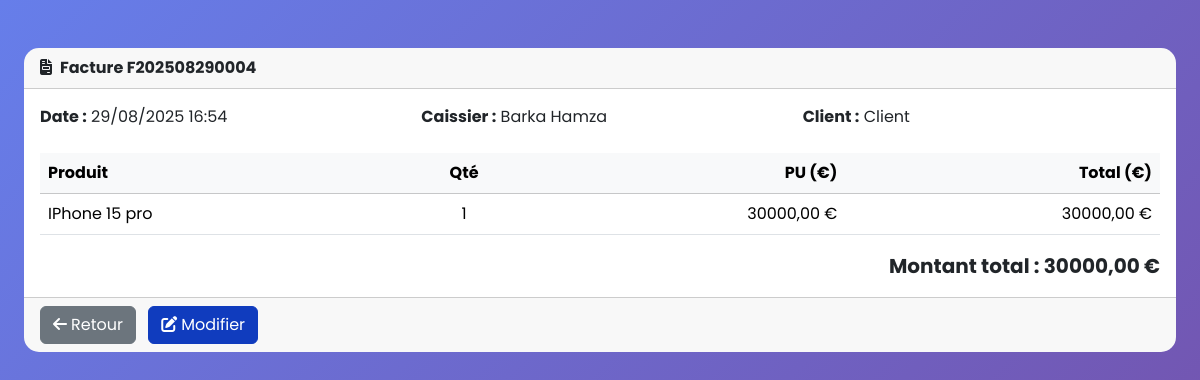
Page /accounts/sales/114/ (signed in) on the committed database.
### apps/core/models.py (models this page shows, shortened)
class Sale(models.Model):
    class Status(models.TextChoices):
        PAID = "PAID", "Payé"
        REFUNDED = "REFUNDED", "Remboursé"
        CANCELLED = "CANCELLED", "Annulé"
    invoice_number = models.CharField(max_length=20, unique=True, verbose_name="N° facture")
    date = models.DateTimeField(auto_now_add=True, verbose_name="Date de vente")
    cashier = models.ForeignKey(User, on_delete=models.PROTECT, verbose_name="Caissier")
    customer_name = models.CharField(max_length=100, verbose_name="Client")
    status = models.CharField(max_length=20, choices=Status.choices, default=Status.PAID, verbose_name="Statut")
    total_amount = models.DecimalField(max_digits=10, decimal_places=2, verbose_name="Montant total")
    class Meta:
        verbose_name = "Vente"
        verbose_name_plural = "Ventes"
        ordering = ['-date']

class SaleItem(models.Model):
    sale = models.ForeignKey(Sale, on_delete=models.CASCADE, related_name="items")
    product = models.ForeignKey(Product, on_delete=models.PROTECT, verbose_name="Produit")
    quantity = models.PositiveIntegerField(verbose_name="Quantité")
    unit_price = models.DecimalField(max_digits=10, decimal_places=2, verbose_name="Prix unitaire")
    class Meta:
        verbose_name = "Élément de vente"
        verbose_name_plural = "Éléments de vente"
    @property
    def line_total(self):
        return self.quantity * self.unit_price

class Product(models.Model):
    class Status(models.TextChoices):
        ACTIVE = "ACTIVE", "Actif"
        INACTIVE = "INACTIVE", "Inactif"
        OUT_OF_STOCK = "OUT_OF_STOCK", "Rupture de stock"
    name = models.CharField(max_length=200, verbose_name="Nom du produit")
    category = models.ForeignKey(Category, on_delete=models.CASCADE, verbose_name="Catégorie")
    price = models.DecimalField(max_digits=10, decimal_places=2, verbose_name="Prix (€)")
    stock_quantity = models.PositiveIntegerField(default=0, verbose_name="Quantité en stock")
    description = models.TextField(blank=True, verbose_name="Description")
    status = models.CharField(max_length=20, choices=Status.choices, default=Status.ACTIVE, verbose_name="Statut")
    image = models.ImageField(upload_to='products/', blank=True, null=True, verbose_name="Image produit")
    created_at = models.DateTimeField(auto_now_add=True, verbose_name="Créé le")
    updated_at = models.DateTimeField(auto_now=True, verbose_name="Modifié le")
    class Meta:
        verbose_name = "Produit"
        verbose_name_plural = "Produits"
        ordering = ['name']

### apps/accounts/models.py (models this page shows, shortened)
class User(AbstractUser):
    class Role(models.TextChoices):
        ADMIN = "ADMIN", "Administrateur"
        CASHIER = "CASHIER", "Caissier"
    role = models.CharField(
        max_length=20,
        choices=Role.choices,
        default=Role.CASHIER,
        help_text="Rôle de l'utilisateur dans le système"
    )
    phone = models.CharField(
        max_length=20,
        blank=True,
        verbose_name="Téléphone"
    )
    address = models.TextField(
        blank=True,
        verbose_name="Adresse"
    )
    hire_date = models.DateField(
        null=True,
        blank=True,
        verbose_name="Date d'embauche"
    )
    email = models.EmailField(
        unique=True,
        help_text="Adresse email unique requise pour la récupération de mot de passe"
    )
    first_name = models.CharField(max_length=150, verbose_name="Prénom")
    last_name = models.CharField(max_length=150, verbose_name="Nom de famille")
    class Meta:
        verbose_name = "Utilisateur"
        verbose_name_plural = "Utilisateurs"
        ordering = ['-date_joined']
    def get_full_name(self):
        if self.first_name and self.last_name:
            return f"{self.first_name} {self.last_name}"
        return self.username
    description = models.TextField(
    blank=True,
    verbose_name="Description",
    help_text="Description détaillée du fournisseur"
)

### apps/accounts/views.py (the view)
# urls.py: path('sales/<int:pk>/',   views.SaleDetailView.as_view(),        name='sale_detail'),
class SaleDetailView(LoginRequiredMixin, DetailView):
    model = Sale
    template_name = 'accounts/sales/sale_detail.html'
    context_object_name = 'sale'

### apps/accounts/templates/accounts/sales/sale_detail.html (shortened to what this page needs)
{% extends 'base.html' %}
{% block content %}
<div class="container-fluid px-4 mt-5">
  <div class="card">
    <div class="card-header fw-bold">
      <i class="fas fa-file-invoice me-2"></i>Facture {{ sale.invoice_number }}
    </div>
    <div class="card-body">
      <div class="row mb-4">
        <div class="col-md-4"><strong>Date :</strong> {{ sale.date|date:"d/m/Y H:i" }}</div>
        <div class="col-md-4"><strong>Caissier :</strong> {{ sale.cashier.get_full_name }}</div>
        <div class="col-md-4"><strong>Client :</strong> {{ sale.customer_name }}</div>
      </div>
      <table class="table mb-3">
        <thead class="table-light">
          <tr>
            <th>Produit</th>
            <th class="text-center">Qté</th>
            <th class="text-end">PU (€)</th>
            <th class="text-end">Total (€)</th>
          </tr>
        </thead>
        <tbody>
          {% for item in sale.items.all %}
          <tr>
            <td>{{ item.product.name }}</td>
            <td class="text-center">{{ item.quantity }}</td>
            <td class="text-end">{{ item.unit_price|floatformat:2 }} €</td>
            <td class="text-end">{{ item.line_total|floatformat:2 }} €</td>
          </tr>
          {% endfor %}
        </tbody>
      </table>
      <div class="text-end fw-bold fs-5">
        Montant total : {{ sale.total_amount|floatformat:2 }} €
      </div>
    </div>
    <div class="card-footer">
      <a href="{% url 'accounts:sale_list' %}" class="btn btn-secondary me-2">
        <i class="fas fa-arrow-left me-1"></i>Retour
      </a>
      <a href="{% url 'accounts:sale_update' sale.pk %}" class="btn btn-primary">
        <i class="fas fa-edit me-1"></i>Modifier
      </a>
    </div>
  </div>
</div>
{% endblock %}

### templates/base.html (style rules this page uses)
:root { --primary-color: #103cbe; --secondary-color: #6c757d; --success-color: #28a745; --danger-color: #dc3545; --warning-color: #ffc107; --info-color: #17a2b8; }
body { font-family: 'Poppins', sans-serif; background: linear-gradient(135deg, #667eea 0%, #764ba2 100%); min-height: 100vh; }
.btn-primary { background: var(--primary-color); border-color: var(--primary-color); transition: all 0.3s ease; }
.card { border: none; border-radius: 15px; overflow: hidden; transition: transform 0.3s ease, box-shadow 0.3s ease; }

### rows in the picture
Sale: invoice_number "F202508290004", date "29/08/2025 16:54", cashier.get_full_name "Barka Hamza", customer_name "Client", total_amount "30000,00"
SaleItem: product.name "IPhone 15 pro", quantity "1", unit_price "30000,00", line_total "30000,00"
